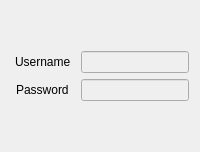
                  <widget class="QWidget" name="tab_8">
                   <attribute name="title">
                    <string>Automatic</string>
                   </attribute>
                   <layout class="QHBoxLayout" name="horizontalLayout_20">
                    <item>
                     <layout class="QVBoxLayout" name="verticalLayout_10">
                      <item>
                       <spacer name="verticalSpacer_5">
                        <property name="orientation">
                         <enum>Qt::Vertical</enum>
                        </property>
                        <property name="sizeHint" stdset="0">
                         <size>
                          <width>20</width>
                          <height>40</height>
                         </size>
                        </property>
                       </spacer>
                      </item>
                      <item>
                       <layout class="QHBoxLayout" name="horizontalLayout_10">
                        <item alignment="Qt::AlignHCenter">
                         <widget class="QLabel" name="label_4">
                          <property name="text">
                           <string>Username</string>
                          </property>
                         </widget>
                        </item>
                        <item>
                         <widget class="QLineEdit" name="lineEdit_username">
                          <property name="enabled">
                           <bool>false</bool>
                          </property>
                          <property name="sizePolicy">
                           <sizepolicy hsizetype="Preferred" vsizetype="Fixed">
                            <horstretch>0</horstretch>
                            <verstretch>0</verstretch>
                           </sizepolicy>
                          </property>
                         </widget>
                        </item>
                       </layout>
                      </item>
                      <item>
                       <layout class="QHBoxLayout" name="horizontalLayout_11">
                        <item alignment="Qt::AlignHCenter">
                         <widget class="QLabel" name="label_6">
                          <property name="text">
                           <string>Password</string>
                          </property>
                         </widget>
                        </item>
                        <item>
                         <widget class="QLineEdit" name="lineEdit_password">
                          <property name="enabled">
                           <bool>false</bool>
                          </property>
                          <property name="sizePolicy">
                           <sizepolicy hsizetype="Preferred" vsizetype="Fixed">
                            <horstretch>0</horstretch>
                            <verstretch>0</verstretch>
                           </sizepolicy>
                          </property>
                         </widget>
                        </item>
                       </layout>
                      </item>
                      <item>
                       <spacer name="verticalSpacer_8">
                        <property name="orientation">
                         <enum>Qt::Vertical</enum>
                        </property>
                        <property name="sizeHint" stdset="0">
                         <size>
                          <width>20</width>
                          <height>40</height>
                         </size>
                        </property>
                       </spacer>
                      </item>
                     </layout>
                    </item>
                   </layout>
                  </widget>
